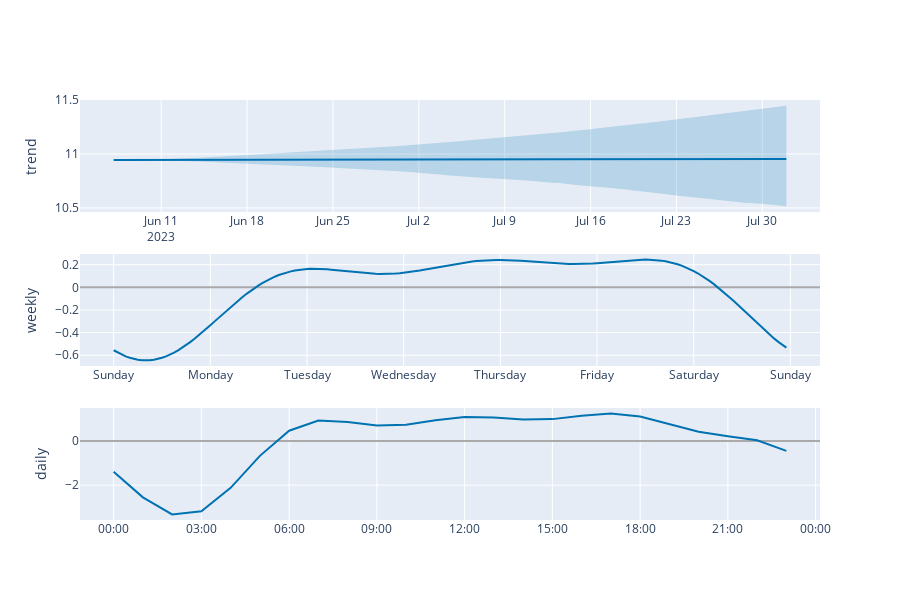

The cell this chart's notebook holds for it:
### Markdown cell above
>Observaciones: El gráfico muestra en negro los valores de entrenamiento y en azul las predicciones. Nuevamente se observa que Prophet aprende los patrones de los datos.

### Code cell
plot_components_plotly(m, forecast_val)

### Figure 1 — Plotly figure (JSON) as saved in the notebook; plotly's stock layout.template omitted (floating-point values rounded to 4 significant figures; data arrays with more than 128 entries replaced by an {"elided": "..."} marker saying what was removed)
{"data": [{"line": {"color": "#0072B2", "width": 2}, "mode": "lines", "name": "trend", "type": "scatter", "x": {"elided": "1317 str values"}, "xaxis": "x", "y": {"elided": "1317 float values"}, "yaxis": "y"}, {"line": {"color": "rgba(0, 114, 178, 0.2)", "width": 0}, "mode": "lines", "name": "trend_upper", "type": "scatter", "x": {"elided": "1317 str values"}, "xaxis": "x", "y": {"elided": "1317 float values"}, "yaxis": "y"}, {"fill": "tonexty", "fillcolor": "rgba(0, 114, 178, 0.2)", "line": {"color": "rgba(0, 114, 178, 0.2)", "width": 0}, "mode": "lines", "name": "trend_lower", "type": "scatter", "x": {"elided": "1317 str values"}, "xaxis": "x", "y": {"elided": "1317 float values"}, "yaxis": "y"}, {"line": {"color": "#0072B2", "width": 2}, "mode": "lines", "name": "weekly", "type": "scatter", "x": {"elided": "168 str values"}, "xaxis": "x2", "y": {"elided": "168 float values"}, "yaxis": "y2"}, {"line": {"color": "#0072B2", "width": 2}, "mode": "lines", "name": "daily", "type": "scatter", "x": ["2017-01-01T00:00:00", "2017-01-01T01:00:00", "2017-01-01T02:00:00", "2017-01-01T03:00:00", "2017-01-01T04:00:00", "2017-01-01T05:00:00", "2017-01-01T06:00:00", "2017-01-01T07:00:00", "2017-01-01T08:00:00", "2017-01-01T09:00:00", "2017-01-01T10:00:00", "2017-01-01T11:00:00", "2017-01-01T12:00:00", "2017-01-01T13:00:00", "2017-01-01T14:00:00", "2017-01-01T15:00:00", "2017-01-01T16:00:00", "2017-01-01T17:00:00", "2017-01-01T18:00:00", "2017-01-01T19:00:00", "2017-01-01T20:00:00", "2017-01-01T21:00:00", "2017-01-01T22:00:00", "2017-01-01T23:00:00"], "xaxis": "x3", "y": [-1.391, -2.553, -3.325, -3.186, -2.123, -0.6728, 0.4654, 0.9255, 0.86, 0.6981, 0.7372, 0.9425, 1.093, 1.069, 0.9756, 0.9915, 1.139, 1.242, 1.113, 0.7715, 0.4227, 0.217, 0.03362, -0.4445], "yaxis": "y3"}], "layout": {"height": 600, "showlegend": false, "width": 900, "xaxis": {"anchor": "y", "domain": [0, 1], "range": ["2023-06-04T09:12:00", "2023-08-03T16:48:00"], "type": "date"}, "xaxis2": {"anchor": "y2", "domain": [0, 1], "range": ["2016-12-31T15:39:00", "2017-01-08T07:21:00"], "tickformat": "%A", "type": "date"}, "xaxis3": {"anchor": "y3", "domain": [0, 1], "range": ["2016-12-31T22:51:00", "2017-01-02T00:09:00"], "tickformat": "%H:%M", "type": "date"}, "yaxis": {"anchor": "x", "domain": [0.7333, 1], "rangemode": "normal", "title": {"text": "trend"}, "zerolinecolor": "#AAA"}, "yaxis2": {"anchor": "x2", "domain": [0.3667, 0.6333], "title": {"text": "weekly"}, "zerolinecolor": "#AAA"}, "yaxis3": {"anchor": "x3", "domain": [0, 0.2667], "title": {"text": "daily"}, "zerolinecolor": "#AAA"}}}
